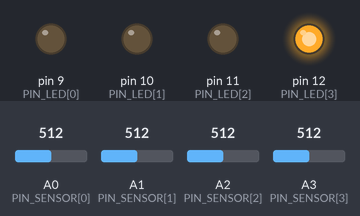
The sketch below on a simulated Arduino Uno, built with avr-gcc and run on an emulated ATmega328P. Shown: output pins drawn as LEDs (lit = HIGH). Inputs (shaded band) come from the test bench; at power-on: A0 (PIN_SENSOR[0]) = 512, A1 (PIN_SENSOR[1]) = 512, A2 (PIN_SENSOR[2]) = 512, A3 (PIN_SENSOR[3]) = 512.

Above: at 1.2 s.
1.3 s: A0 (PIN_SENSOR[0]) set to 605
2.8 s: A0 (PIN_SENSOR[0]) set to 624
At 3.7 s:
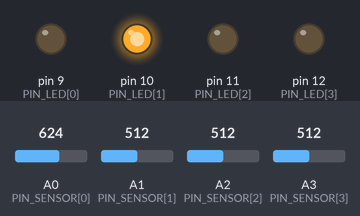
4.3 s: A1 (PIN_SENSOR[1]) set to 218
5.8 s: A1 (PIN_SENSOR[1]) set to 195
At 6.2 s:
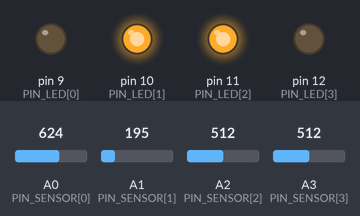
7.3 s: A0 (PIN_SENSOR[0]) set to 306
At 8.6 s:
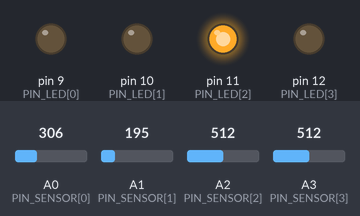
8.9 s: A0 (PIN_SENSOR[0]) set to 716
At 10.1 s:
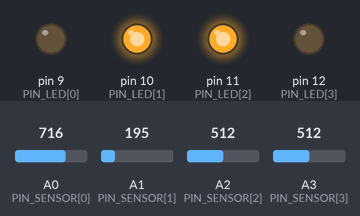
Timing chart, 0 to 11.5 s (numbered marks = the images above; inputs shaded):
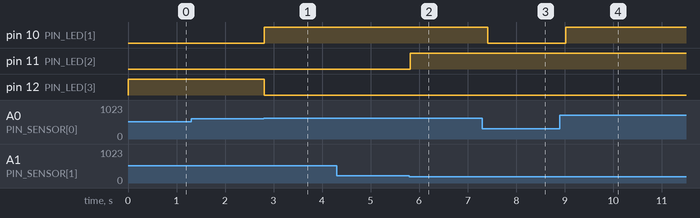

Measured:
- the behaviour switches between 613 and 614 on A0 (PIN_SENSOR[0]) (found by bisection; images 0 and 1)
- the behaviour switches between 206 and 205 on A1 (PIN_SENSOR[1]) (found by bisection; images 1 and 2)
- after the input at 2.8 s, pin 10 (PIN_LED[1]): LOW → HIGH at once; pin 12 (PIN_LED[3]): HIGH → LOW at once
- after the input at 5.8 s, pin 11 (PIN_LED[2]): LOW → HIGH at once
- after the input at 7.3 s, pin 10 (PIN_LED[1]): HIGH → LOW after 0.12 s
- after the input at 8.9 s, pin 10 (PIN_LED[1]): LOW → HIGH after 0.12 s

The sketch:

Serra_tinkercad.ino
```cpp
/**
 * Serra_tinkercad.ino
 * @author Massimo Giordano
 */
#include <Arduino.h>

const uint8_t NUM_SENSOR = 4; //Il totale dei sensori di luce della serra
const uint8_t PIN_SENSOR[NUM_SENSOR] = {A0, A1, A2, A3}; //i pin dei sensori
int16_t raw_data[NUM_SENSOR]; //Array di controllo per le letture grezzo

const uint8_t NUM_LED = 4; //Il totale dei led nella serra
const uint8_t PIN_LED[NUM_LED] = {9, 10, 11, 12}; //I pin dei led

uint8_t high_flg, low_flg, norm_flg; //Variabili di controllo per l'attivazione dei led

/**
 * Qui sotto la dichiarazione delle soglie:
 *   -> la soglia per la luce alta è dopo i 3 volt, quindi si fa
 *  (1024/5) * 3. Si ottiene quindi 614.4, approssimato a 614.
 *
 *  -> la soglia per la luce bassa è fino a 1 volt, il calcolo è
 *  (1024/5) * 1. Si ottiene quindi 204.8, approssimato a 205
 */
#define HIGH_TRESHOLD 614
#define LOW_TRESHOLD 205

void setup()
{
  /**
   * inizializzazione delle variabili e dei pin che si usano
   */
  for(int i = 0; i < NUM_LED; i++)
  {
    /**
     * i pin dei sensori di luce sono automaticamente
     * di input, dato che sono analogici
     */
    pinMode(PIN_LED[i], OUTPUT);

    raw_data[i] = 0;
  }
  /**
   * Inizializzazione variabili di controllo.
   * Le flg servono per non ripetere nel programma troppe volte le funzioni
   * per azionare i pin arduino.
   */
  high_flg = 0;
  low_flg = 0;
  norm_flg = 0;
}

void loop()
{
  /**
   * funzione di lettura dei sensori
   */
    for(int i = 0; i < NUM_SENSOR; i++)
    {
      raw_data[i] = analogRead(PIN_SENSOR[i]);
    }

    /**
     * Controllare le letture dei sensori secondo questo schema:
     *  -> se tutti i sensori leggono la luce alta,  high_flg = 4;
     *  -> se almeno 1 sensore legge la luce alta, ma non tutti, high_flg > 0;
     *  -> se almeno 1 sensore legge la luce bassa, low_flg > 0;
     *  -> se tutti i sensori leggono la luce nella norma, norm_flg > 0;
     */
    for(int i = 0; i < NUM_SENSOR; i++) //test dei sensori
    {
      if(raw_data[i] >= HIGH_TRESHOLD)
      {
        high_flg++;
      }
      else if(raw_data[i] <= LOW_TRESHOLD)
      {
        low_flg++;
      }
      else
      {
        norm_flg++;
      }
    }

    /**
     * Spengo tutti i led prima di accendere solo quelli che mi servono
     */
    for(int i = 0; i < NUM_LED; i++) //spegnimento di tutti i led
    {
      digitalWrite(PIN_LED[i], LOW);
    }

    /**
     * Controllare lo stato delle flg:
     *  -> se high_flg == 4, accendere led rosso(PIN_LED[0]);
     *  -> se high_flg >= 0, accendere led rosso(PIN_LED[1]);
     *  -> se low_flg >= 0, accendere led rosso(PIN_LED[2]);
     *  -> se norm_flg == 4, accendere led rosso(PIN_LED[3]);
     */
    if(high_flg > 0) //vuol dire che almeno un sensore ha letto la luce alta
    {
      if(high_flg == 4)
      {
        digitalWrite(PIN_LED[0], HIGH); //tutti i sensori hanno letto luce alta, acceso il led rosso
        /**
         * potremmo azionare un buzz quando si ha troppa luce e
         * farlo suonare a frequenze molto basse
         */
      }
      else
      {
        digitalWrite(PIN_LED[1], HIGH); //massimo 3 sensori hanno letto luce alta, acceso il led giallo
      }
    }
    if(low_flg > 0)
    {
      digitalWrite(PIN_LED[2], HIGH); //almeno 1 sensore ha letto luce bassa, acceso il led bianco
      /**
       * anche qui potrebbe esserci un allarme diverso dal semplice led, un altro buzzer per esempio
       * che suona a frequenze più alte e per meno tempo
       */
    }
    if(norm_flg == 4)
    {
      digitalWrite(PIN_LED[3], HIGH); //solo quando non ci sono allarmi attivi si accende il led verde
    }

    /**
     * resettiamo tutte le variabili di supporto al codice
     */
    high_flg = 0;
    low_flg = 0;
    norm_flg = 0;

  delay(200);
}
```
